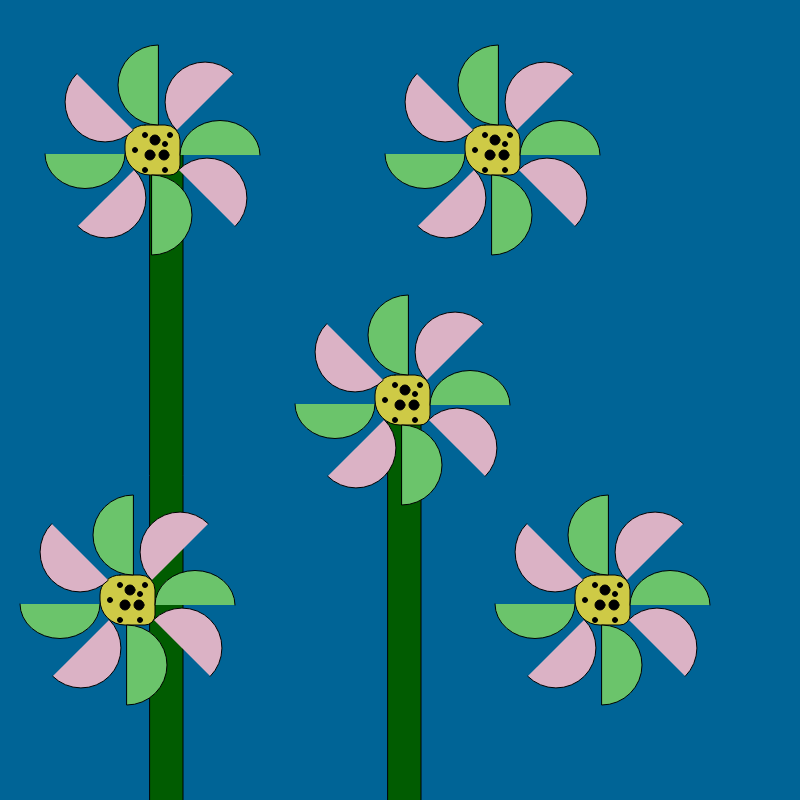
Frame 1 (no input)
Frame 60 (no input): identical to frame 1, image omitted
Frame 120 (the mouse pressed at the canvas centre since frame 60): identical to frame 1, image omitted

The p5.js sketch that drew this single still picture (run headless with seeded random() and noise() and a simulated clock; from frame 60 on, the mouse is pressed at the canvas centre):

// p5.js sketch
// ── sketch.js
var offset = 0
function setup() {
  createCanvas(800, 800);
}

function draw() {
  background(0, 100, 150);
  offset = offset + 0.1
  if(offset > TWO_PI){
    offset = 0
  }
  
  fill('rgb(1,92,1)')
  rect(388, 390, 33, 1000)
  rect(150, 150, 33, 1000)
  flower(400, 400, offset)
  flower(150, 150, offset + 10)
  flower(600, 600, offset*2)
  flower(490, 150, offset*0.1)
  flower(125, 600, offset*10)
}


function flower(x, y, r) {
  push()
  translate(x , y)
  //rotate(r)
  fill('rgb(206,202,70)')
  rect(170 - 195, 150 - 175, 55, 50, 20, 15, 10, 90); 
  fill('rgb(107,196,107)') 
  arc(265 - 195, 180 - 175, 80, 69, PI, TWO_PI);
 arc(130 - 195, 179 - 175, 80 , 69, TWO_PI, PI);
  arc(203 - 195, 110 - 175, 80 , 80, HALF_PI, PI + HALF_PI, CHORD);
  arc(197 - 195, 240 - 175, 80, 80, PI + HALF_PI, TWO_PI + HALF_PI, CHORD);
  
  
  fill('rgb(219,178,197)')
  arc(150 - 195, 127 - 175, 80, 80, QUARTER_PI, PI + QUARTER_PI,);
  arc(250 - 195, 127 - 175, 80, 80, HALF_PI + QUARTER_PI, QUARTER_PI + PI + HALF_PI);
  arc(252 - 195, 223 - 175, 80, 80, PI + QUARTER_PI, TWO_PI + QUARTER_PI )
  arc(151 - 195, 223- 175, 80, 80, -QUARTER_PI, HALF_PI + QUARTER_PI  )
  
  
  fill('black')
  ellipse(200 - 195, 165- 175, 10, 10);
  ellipse(209 - 195, 180- 175, 10, 10);
   ellipse(195 - 195, 180- 175, 10, 10);
  ellipse(180 - 195, 175- 175, 5, 5)
  ellipse(210 - 195, 169- 175, 5, 5)
  ellipse(210 - 195, 195- 175, 5, 5)
  ellipse(190 - 195, 195- 175, 5, 5)
  ellipse(190 - 195, 160- 175, 5, 5)
  ellipse(215 - 195, 160- 175, 5, 5)
  pop()
}
